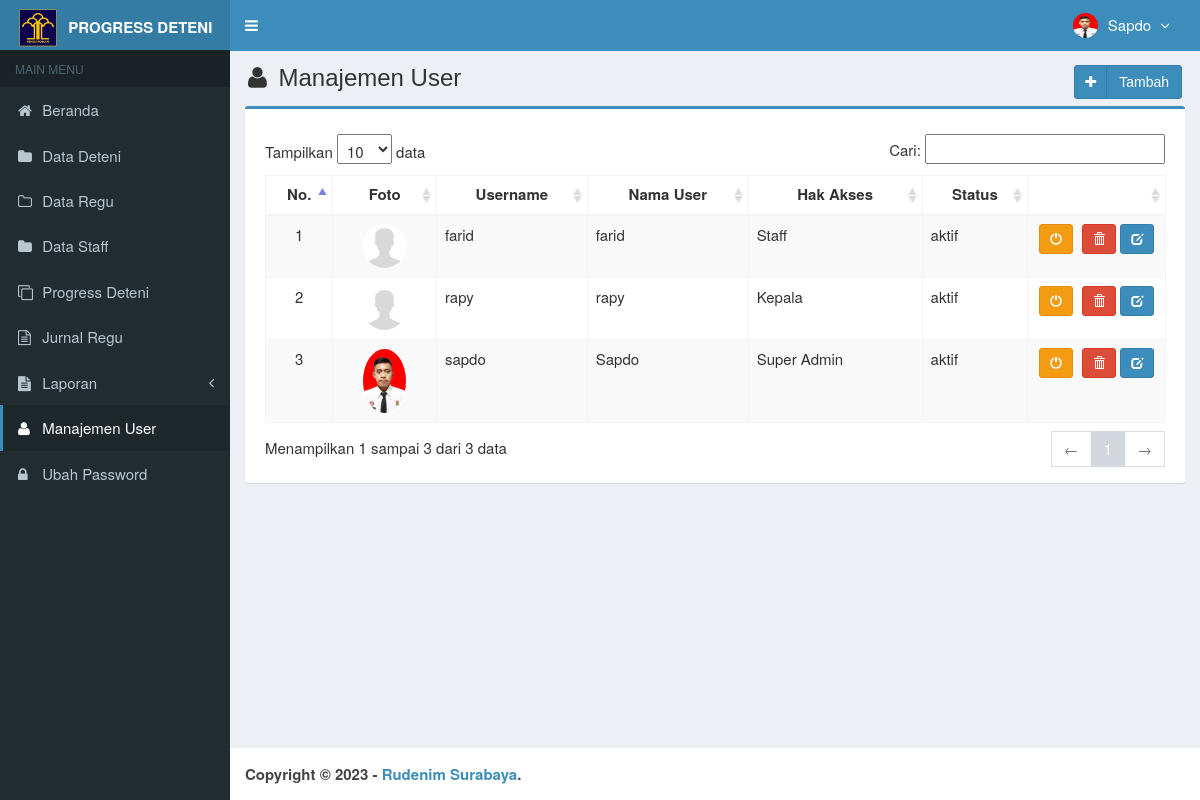
The app's page /main.php?module=user (signed in) with its own data.
### tables this page shows
CREATE TABLE `is_users` (
  `id_user` int(3) NOT NULL,
  `username` varchar(50) NOT NULL,
  `nama_user` varchar(50) NOT NULL,
  `password` varchar(50) NOT NULL,
  `email` varchar(50) DEFAULT NULL,
  `telepon` varchar(13) DEFAULT NULL,
  `foto` varchar(100) DEFAULT NULL,
  `hak_akses` enum('Super Admin','Kepala','Staff') NOT NULL,
  `status` enum('aktif','blokir') NOT NULL DEFAULT 'aktif',
  `created_at` timestamp NOT NULL DEFAULT current_timestamp(),
  `updated_at` timestamp NOT NULL DEFAULT current_timestamp() ON UPDATE current_timestamp()
);

### modules/user/view.php (the view, shortened to what this page needs)
<section class="content-header">
  <h1>
    <i class="fa fa-user icon-title"></i> Manajemen User
    <a class="btn btn-primary btn-social pull-right" href="?module=form_user&form=add" title="Tambah Data" data-toggle="tooltip">
      <i class="fa fa-plus"></i> Tambah
    </a>
  </h1>
</section>
<section class="content">
  <div class="row">
    <div class="col-md-12">
      <div class="box box-primary">
        <div class="box-body">
          <table id="dataTables1" class="table table-bordered table-striped table-hover">
            <thead>
              <tr>
                <th class="center">No.</th>
                <th class="center">Foto</th>
                <th class="center">Username</th>
                <th class="center">Nama User</th>
                <th class="center">Hak Akses</th>
                <th class="center">Status</th>
                <th class="center"></th>
              </tr>
            </thead>
            <tbody>
            <?php
            $no = 1;
            $query = mysqli_query($mysqli, "SELECT * FROM is_users ORDER BY id_user DESC")
                                            or die('Ada kesalahan pada query tampil data user: '.mysqli_error($mysqli));
            while ($data = mysqli_fetch_assoc($query)) {
              echo "<tr>
                      <td width='50' class='center'>$no</td>";
                      if ($data['foto']=="") { ?>
                        <td class='center'><img class='img-user' src='images/user/user-default.png' width='45'></td>
                      <?php
                      } else { ?>
                        <td class='center'><img class='img-user' src='images/user/<?php echo $data['foto']; ?>' width='45'></td>
                      <?php
                      }
              echo "  <td>$data[username]</td>
                      <td>$data[nama_user]</td>
                      <td>$data[hak_akses]</td>
                      <td>$data[status]</td>
                      <td class='center' width='120'>
                          <div>";
                          if ($data['status']=='aktif') { ?>
                            <a data-toggle="tooltip" data-placement="top" title="Blokir" style="margin-right:5px" class="btn btn-warning btn-sm" href="modules/user/proses.php?act=off&id=<?php echo $data['id_user'];?>">
                                <i style="color:#fff" class="glyphicon glyphicon-off"></i>
                            </a>
            <?php
                          }
                          else { ?>
                            <a data-toggle="tooltip" data-placement="top" title="Aktifkan" style="margin-right:5px" class="btn btn-success btn-sm" href="modules/user/proses.php?act=on&id=<?php echo $data['id_user'];?>">
                                <i style="color:#fff" class="glyphicon glyphicon-ok"></i>
                            </a>
            <?php
                          }
            ?>
                          <a data-toggle="tooltip" data-placement="top" title="Hapus" class="btn btn-danger btn-sm" href="modules/user/proses.php?act=delete&id=<?php echo $data['id_user'];?>" onclick="return confirm('Anda yakin ingin menghapus user <?php echo $data['nama_user']; ?> ?');">
                              <i style="color:#fff" class="glyphicon glyphicon-trash"></i>
                          </a>
            <?php
              echo "      <a data-toggle='tooltip' data-placement='top' title='Ubah' class='btn btn-primary btn-sm' href='?module=form_user&form=edit&id=$data[id_user]'>
                                <i style='color:#fff' class='glyphicon glyphicon-edit'></i>
                            </a>
                          </div>
                      </td>
                    </tr>";
              $no++;
            }
            ?>
            </tbody>
          </table>
        </div>
      </div>
    </div>
  </div>
</section><!-- /.content

### top-menu.php (shortened to what this page needs)
<?php
require_once "config/database.php";
$query = mysqli_query($mysqli, "SELECT id_user, nama_user, foto, hak_akses FROM is_users WHERE id_user='$_SESSION[id_user]'")
  or die('Ada kesalahan pada query tampil Manajemen User: ' . mysqli_error($mysqli));
$data = mysqli_fetch_assoc($query);
?>
<li class="dropdown user user-menu">
  <a href="#" class="dropdown-toggle" data-toggle="dropdown">
    <?php
    if ($data['foto'] == "") { ?>
      <img src="images/user/user-default.png" class="user-image" alt="User Image" />
    <?php
    } else { ?>
      <img src="images/user/<?php echo $data['foto']; ?>" class="user-image" alt="User Image" />
    <?php
    }
    ?>
    <span class="hidden-xs"><?php echo $data['nama_user']; ?> <i style="margin-left:5px" class="fa fa-angle-down"></i></span>
  </a>
</li>

### assets/css/style.css (style rules this page uses)
.btn-social *:first-child { border-right: 1px solid rgba(0, 0, 0, 0.1); bottom: 0; font-size: 1em !important; left: 0; line-height: 32px !important; position: absolute; text-align: center; top: 0; width: 32px !important; }
.content-header { padding: 15px 18px 0; position: relative; }
.center { text-align:center; }
.img-user { border: 1px solid #fff; border-radius: 100%; }
.icon-title { margin-right: 5px; }
body { background-color: #fff; color: #333; font-size: 15px; line-height: 1.42857; }

### records on screen
is_users: foto (picture), nama_user "Sapdo", username "sapdo", hak_akses "Super Admin", status "aktif"
is_users: username "farid", nama_user "farid", hak_akses "Staff", status "aktif"
is_users: username "rapy", nama_user "rapy", hak_akses "Kepala", status "aktif"
